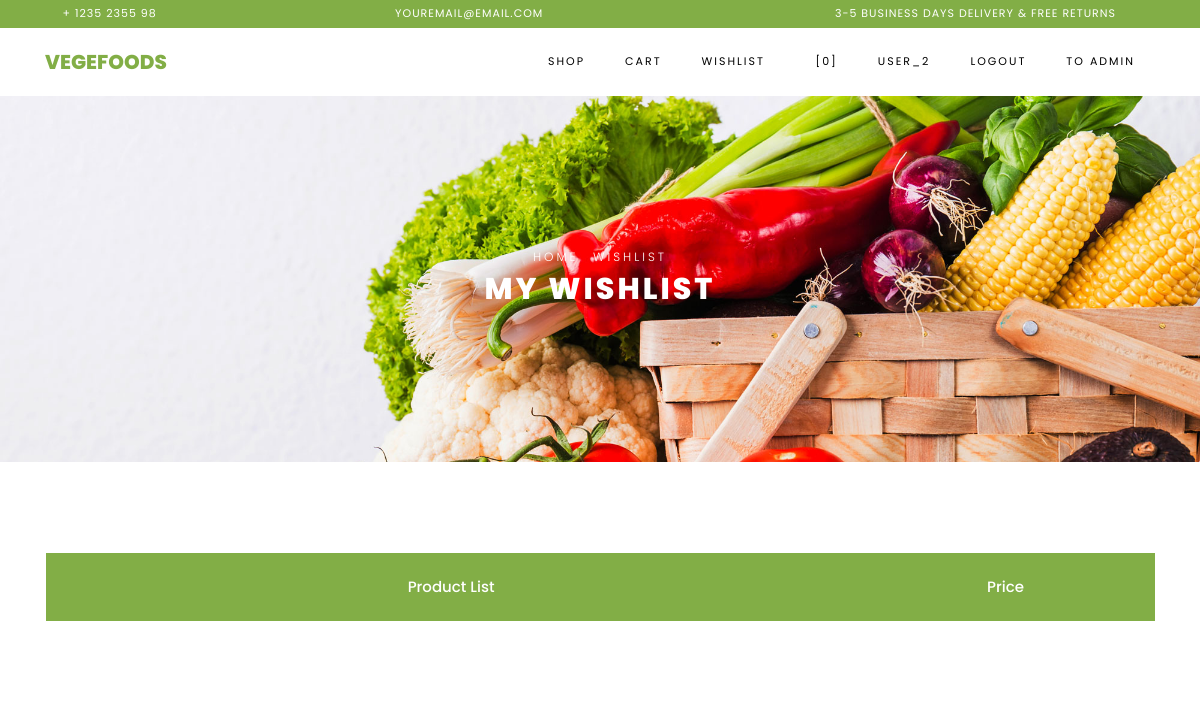
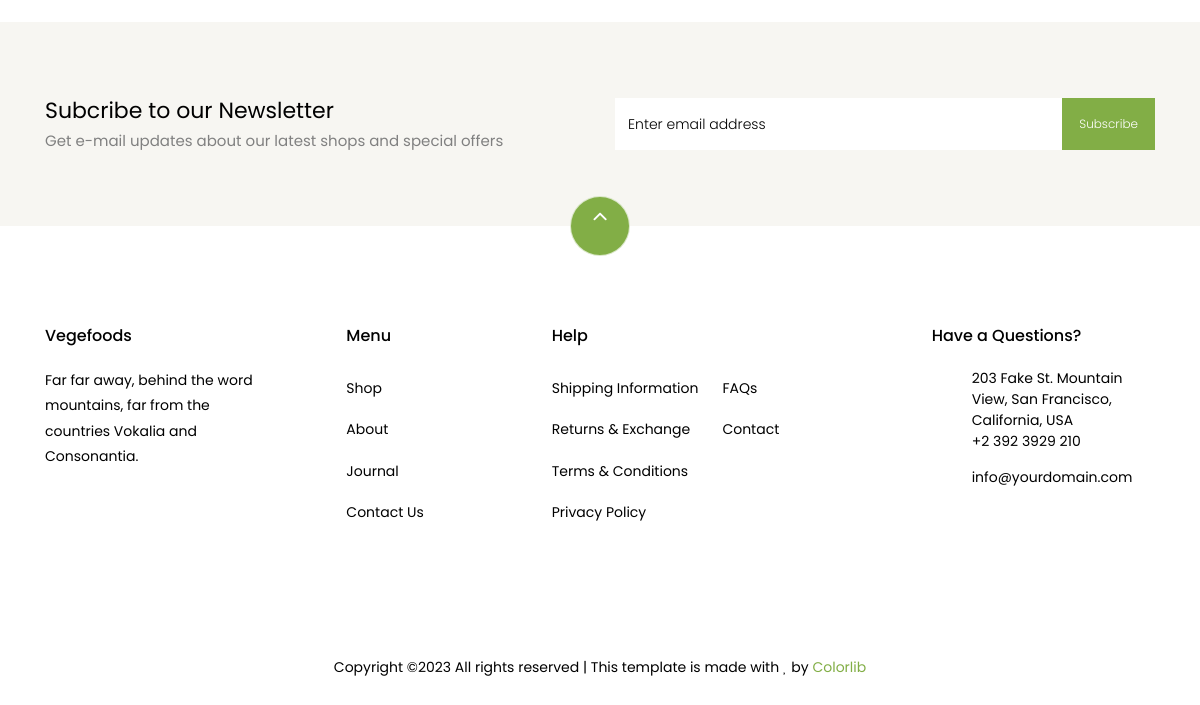
The app's page /wishlist/ (signed in), older data (2 pictures, top to bottom).
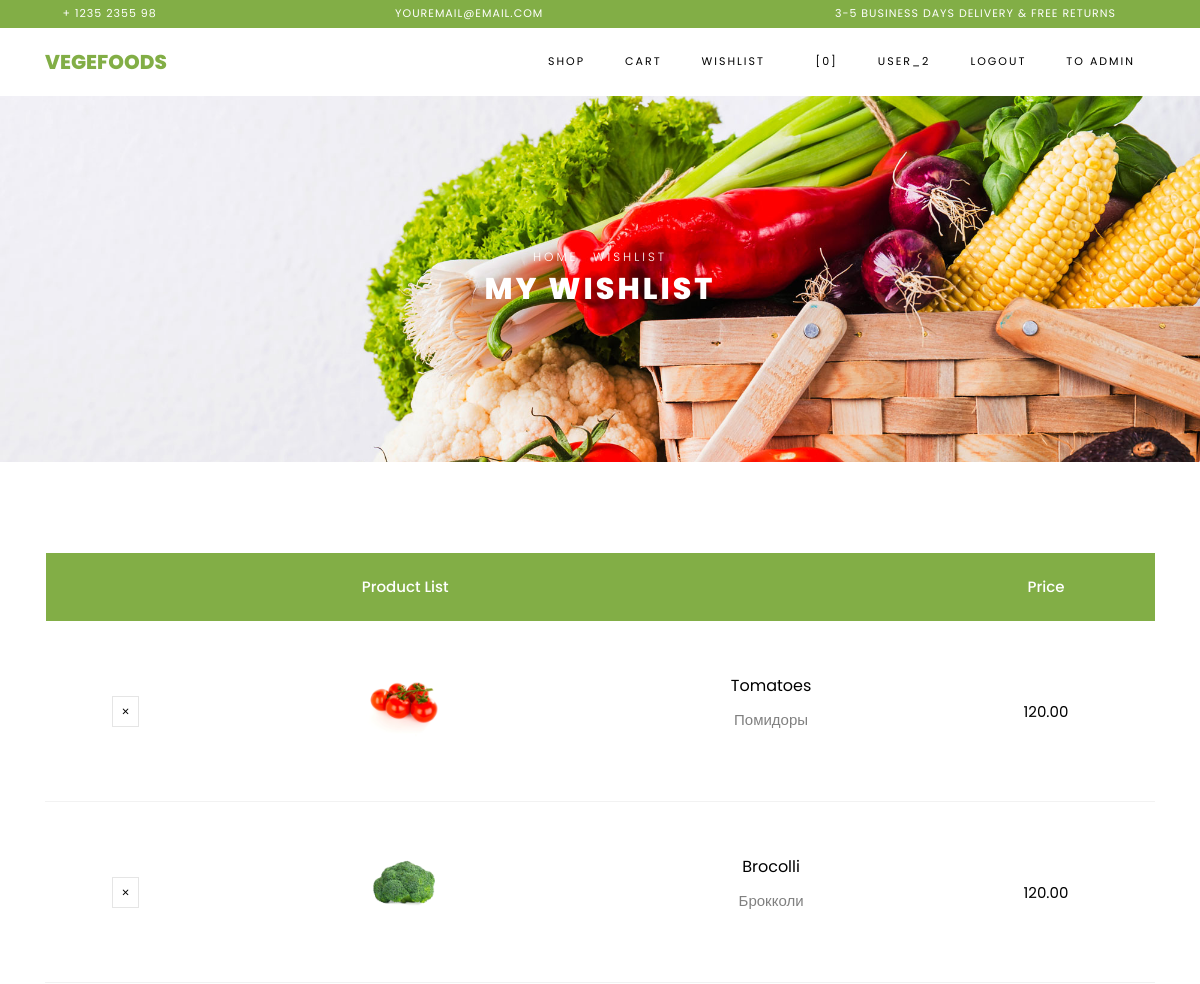
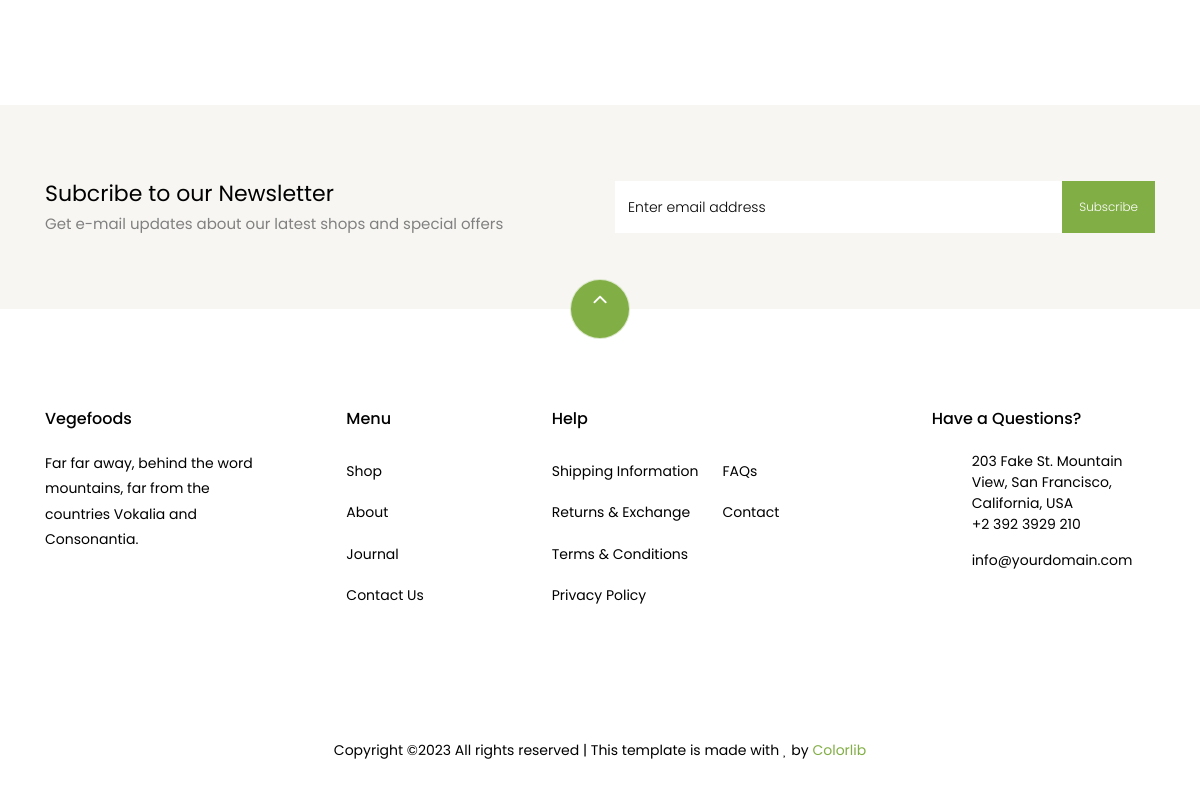
The same page, newer data (2 pictures, top to bottom).
### store/models.py (models this page shows, shortened)
class Wishlist(models.Model):
    user = models.ForeignKey(User, on_delete=models.CASCADE)
    product = models.ForeignKey(Product, on_delete=models.CASCADE)

class Product(models.Model):
    name = models.CharField(max_length=255)
    description = models.TextField()
    price = models.DecimalField(max_digits=10, decimal_places=2)
    image = models.ImageField(upload_to='static/products/', null=True, blank=True)
    category = models.ForeignKey(Category, on_delete=models.CASCADE)
    created_time = models.DateTimeField(auto_now_add=True)
    updated_time = models.DateTimeField(auto_now=True)

### store/views.py (the view)
# urls.py: path('wishlist/', WishlistView.as_view(), name='wishlist'),
class WishlistView(View):
    queryset = Wishlist.objects.all()
    def get(self, request):
        if request.user.is_authenticated:
            list_of_data = self.get_queryset()
            return render(request, "store/wishlist.html", context={'data': list_of_data})
        return redirect('login:login')
    def get_queryset(self):
        return self.queryset.filter(user=self.request.user)

### store/templates/store/wishlist.html
{% extends 'store/base.html' %}
{% load static %}
{% block content %}
    <div class="hero-wrap hero-bread" style="background-image: url({% static 'store/images/bg_1.jpg' %});">
      <div class="container">
        <div class="row no-gutters slider-text align-items-center justify-content-center">
          <div class="col-md-9 ftco-animate text-center">
          	<p class="breadcrumbs"><span class="mr-2"><a href="index.html">Home</a></span> <span>Wishlist</span></p>
            <h1 class="mb-0 bread">My Wishlist</h1>
          </div>
        </div>
      </div>
    </div>
    <section class="ftco-section ftco-cart">
			<div class="container">
				<div class="row">
    			<div class="col-md-12 ftco-animate">
    				<div class="cart-list">
	    				<table class="table">
						    <thead class="thead-primary">
						      <tr class="text-center">
						        <th>&nbsp;</th>
						        <th>Product List</th>
						        <th>&nbsp;</th>
						        <th>Price</th>
						      </tr>
						    </thead>
						    <tbody>
						      {% for wish_product in data %}
                                <tr class="text-center">
                                    <td class="product-remove"><a href="{% url 'store:delete' wish_product.product.id %}"><span class="ion-ios-close"></span></a></td>
                                    <td class="image-prod">
                                        <a href="{% url 'store:product' wish_product.product.id %}">
                                            <div class="img"><img src="{{ wish_product.product.image.url }}" class="img-fluid"></div>
                                        </a>
                                    </td>
                                    <td class="product-name">
                                        <h3>{{ wish_product.product.name }}</h3>
                                        <p>{{ wish_product.product.description }}</p>
                                    </td>
                                    <td class="price">{{ wish_product.product.price }}</td>
                                  </tr>
                              {% endfor %}
						    </tbody>
						  </table>
					  </div>
    			</div>
    		</div>
			</div>
		</section>
		<section class="ftco-section ftco-no-pt ftco-no-pb py-5 bg-light">
      <div class="container py-4">
        <div class="row d-flex justify-content-center py-5">
          <div class="col-md-6">
          	<h2 style="font-size: 22px;" class="mb-0">Subcribe to our Newsletter</h2>
          	<span>Get e-mail updates about our latest shops and special offers</span>
          </div>
          <div class="col-md-6 d-flex align-items-center">
            <form action="#" class="subscribe-form">
              <div class="form-group d-flex">
                <input type="text" class="form-control" placeholder="Enter email address">
                <input type="submit" value="Subscribe" class="submit px-3">
              </div>
            </form>
          </div>
        </div>
      </div>
    </section>
{% endblock %}

### store/templates/store/base.html (shortened to what this page needs)
{% load static %}
<!DOCTYPE html>
<html lang="en">
{% block header %}
  <head>
    <link rel="stylesheet" href="{% static 'store/css/open-iconic-bootstrap.min.css'%}">
    <link rel="stylesheet" href="{% static 'store/css/animate.css'%}">
    <link rel="stylesheet" href="{% static 'store/css/owl.carousel.min.css'%}">
    <link rel="stylesheet" href="{% static 'store/css/owl.theme.default.min.css'%}">
    <link rel="stylesheet" href="{% static 'store/css/magnific-popup.css'%}">
    <link rel="stylesheet" href="{% static 'store/css/aos.css'%}">
    <link rel="stylesheet" href="{% static 'store/css/ionicons.min.css'%}">
    <link rel="stylesheet" href="{% static 'store/css/bootstrap-datepicker.css'%}">
    <link rel="stylesheet" href="{% static 'store/css/jquery.timepicker.css'%}">
    <link rel="stylesheet" href="{% static 'store/css/flaticon.css'%}">
    <link rel="stylesheet" href="{% static 'store/css/icomoon.css'%}">
    <link rel="stylesheet" href="{% static 'store/css/style.css'%}">
  </head>
  <body class="goto-here">
		<div class="py-1 bg-primary">
    	<div class="container">
    		<div class="row no-gutters d-flex align-items-start align-items-center px-md-0">
	    		<div class="col-lg-12 d-block">
		    		<div class="row d-flex">
		    			<div class="col-md pr-4 d-flex topper align-items-center">
					    	<div class="icon mr-2 d-flex justify-content-center align-items-center"><span class="icon-phone2"></span></div>
						    <span class="text">+ 1235 2355 98</span>
					    </div>
					    <div class="col-md pr-4 d-flex topper align-items-center">
					    	<div class="icon mr-2 d-flex justify-content-center align-items-center"><span class="icon-paper-plane"></span></div>
						    <span class="text">youremail@email.com</span>
					    </div>
					    <div class="col-md-5 pr-4 d-flex topper align-items-center text-lg-right">
						    <span class="text">3-5 Business days delivery &amp; Free Returns</span>
					    </div>
				    </div>
			    </div>
		    </div>
		  </div>
    </div>
    <nav class="navbar navbar-expand-lg navbar-dark ftco_navbar bg-dark ftco-navbar-light" id="ftco-navbar">
	    <div class="container">
	      <a class="navbar-brand" href="#">Vegefoods</a>
	      <div class="collapse navbar-collapse" id="ftco-nav">
	        <ul class="navbar-nav ml-auto">
              	<li class="nav-item"><a class="nav-link" href="{% url 'store:shop' %}">Shop</a></li>
                <li class="nav-item"><a class="nav-link" href="{% url 'store:cart' %}">Cart</a></li>
                <li class="nav-item"><a class="nav-link" href="{% url 'store:wishlist' %}">Wishlist</a></li>
	          <li class="nav-item cta cta-colored"><a href="{% url 'store:cart' %}" class="nav-link"><span class="icon-shopping_cart"></span>[0]</a></li>
	            {% if request.user.is_authenticated %}
                <li class="nav-item"><a class="nav-link">{{request.user.username}}</a></li>
                <li class="nav-item"><a class="nav-link" href="{% url 'login:logout' %}">Logout</a></li>
                   {% if  request.user.is_staff %}
                   <li class="nav-item"><a class="nav-link" href="/admin/">To Admin</a></li>
                   {% endif %}
                {% else %}
                <li class="nav-item"><a class="nav-link" href="{% url 'login:login' %}">Login</a></li>
                {% endif %}
	        </ul>
	      </div>
	    </div>
	  </nav>
{% endblock %}
{% block content %}
{% endblock %}
{% block footer %}
    <footer class="ftco-footer ftco-section">
      <div class="container">
      	<div class="row">
      		<div class="mouse">
						<a href="#" class="mouse-icon">
							<div class="mouse-wheel"><span class="ion-ios-arrow-up"></span></div>
						</a>
					</div>
      	</div>
        <div class="row mb-5">
          <div class="col-md">
            <div class="ftco-footer-widget mb-4">
              <h2 class="ftco-heading-2">Vegefoods</h2>
              <p>Far far away, behind the word mountains, far from the countries Vokalia and Consonantia.</p>
              <ul class="ftco-footer-social list-unstyled float-md-left float-lft mt-5">
              </ul>
            </div>
          </div>
          <div class="col-md">
            <div class="ftco-footer-widget mb-4 ml-md-5">
              <h2 class="ftco-heading-2">Menu</h2>
              <ul class="list-unstyled">
                <li><a href="#" class="py-2 d-block">Shop</a></li>
                <li><a href="#" class="py-2 d-block">About</a></li>
                <li><a href="#" class="py-2 d-block">Journal</a></li>
                <li><a href="#" class="py-2 d-block">Contact Us</a></li>
              </ul>
            </div>
          </div>
          <div class="col-md-4">
             <div class="ftco-footer-widget mb-4">
              <h2 class="ftco-heading-2">Help</h2>
              <div class="d-flex">
	              <ul class="list-unstyled mr-l-5 pr-l-3 mr-4">
	                <li><a href="#" class="py-2 d-block">Shipping Information</a></li>
	                <li><a href="#" class="py-2 d-block">Returns &amp; Exchange</a></li>
	                <li><a href="#" class="py-2 d-block">Terms &amp; Conditions</a></li>
	                <li><a href="#" class="py-2 d-block">Privacy Policy</a></li>
	              </ul>
	              <ul class="list-unstyled">
	                <li><a href="#" class="py-2 d-block">FAQs</a></li>
	                <li><a href="#" class="py-2 d-block">Contact</a></li>
	              </ul>
	            </div>
            </div>
          </div>
          <div class="col-md">
            <div class="ftco-footer-widget mb-4">
            	<h2 class="ftco-heading-2">Have a Questions?</h2>
            	<div class="block-23 mb-3">
	              <ul>
	                <li><span class="icon icon-map-marker"></span><span class="text">203 Fake St. Mountain View, San Francisco, California, USA</span></li>
	                <li><a href="#"><span class="icon icon-phone"></span><span class="text">+2 392 3929 210</span></a></li>
	                <li><a href="#"><span class="icon icon-envelope"></span><span class="text">info@yourdomain.com</span></a></li>
	              </ul>
	            </div>
            </div>
          </div>
        </div>
        <div class="row">
          <div class="col-md-12 text-center">
            <p>
						  Copyright &copy;<script>document.write(new Date().getFullYear());</script> All rights reserved | This template is made with <i class="icon-heart color-danger" aria-hidden="true"></i> by <a href="https://colorlib.com" target="_blank">Colorlib</a>
						</p>
          </div>
        </div>
      </div>
    </footer>
{% endblock %}
  </body>
</html>

### store/static/store/css/icomoon.css (style rules this page uses)
[class^="icon-"], [class*=" icon-"] { font-family: 'icomoon' !important; speak: none; font-style: normal; font-weight: normal; font-variant: normal; text-transform: none; line-height: 1; -webkit-font-smoothing: antialiased; -moz-osx-font-smoothing: grayscale; }
.icon-heart:before { content: "\f004"; }
.icon-map-marker:before { content: "\f041"; }
.icon-phone:before { content: "\f095"; }
.icon-envelope:before { content: "\f0e0"; }
.icon-paper-plane:before { content: "\f1d8"; }
.icon-phone2:before { content: "\e0cd"; }
.icon-shopping_cart:before { content: "\e8cc"; }

Row changes from the older to the newer data that the page shows:
added Wishlist: product.image (picture), product.name "Tomatoes", product.description "Помидоры", product.price "120.00"
added Wishlist: product.image (picture), product.name "Brocolli", product.description "Брокколи", product.price "120.00"
